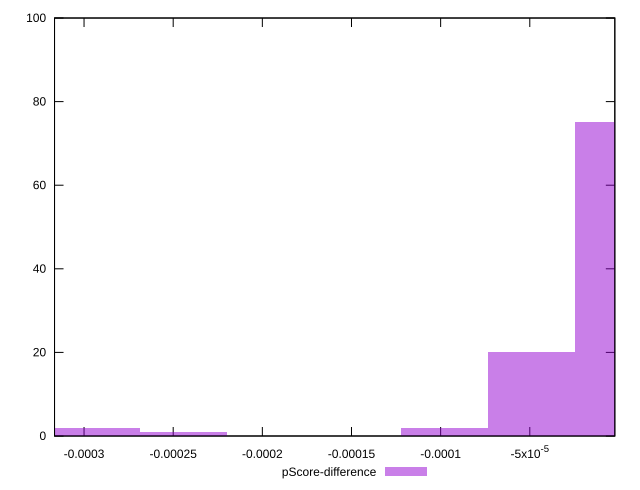

Write the gnuplot code that produced this figure.
reset

$pScoreDifference <<EOF
-0.0002928305785340049 2
0 75
-0.000048805096422334145 20
-0.00024402548211167072 1
-0.00009761019284466829 2
EOF

set key outside below
set boxwidth 0.000048805096422334145
set xrange [-0.0003165487970003822:-0.0000023141252838421167]
set yrange [0:100]
set trange [0:100]
set style fill transparent solid 0.5 noborder
set terminal svg size 640, 490 enhanced background rgb 'white'
set output "reports/report_00032_2021-02-25T10-28-15.087Z/estimated-input-latency/samples/astro/pScore-difference/histogram.svg"

plot $pScoreDifference title "pScore-difference" with boxes

reset
